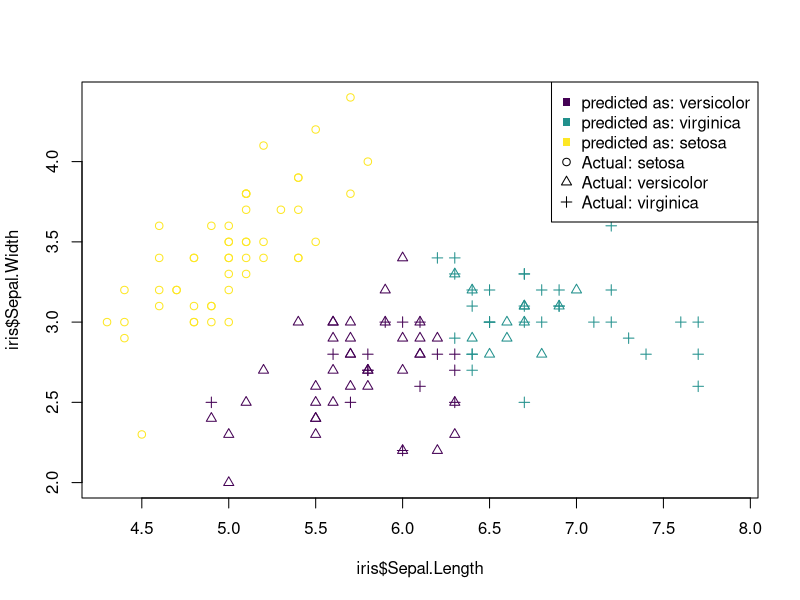
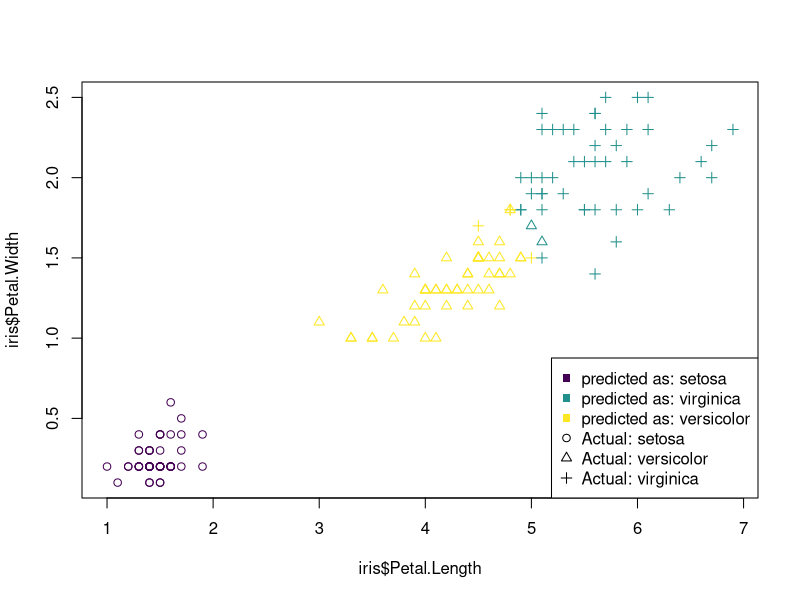

Source code (R) for these figures, in order:
## 1
data(iris)
set.seed(1)
Ex1_MDL <- kmeans(iris[,c("Sepal.Length","Sepal.Width")],3)

## 2
table(Ex1_MDL$cluster)

## 3
library(viridis)
table(c("versicolor","virginica","setosa")[Ex1_MDL$cluster],iris$Species)
plot(iris$Sepal.Length,iris$Sepal.Width,col=viridis(3)[Ex1_MDL$cluster],pch=as.numeric(iris$Species))
legend("topright",c("predicted as: versicolor","predicted as: virginica","predicted as: setosa","Actual: setosa","Actual: versicolor","Actual: virginica"),pch=c(15,15,15,1,2,3),col=c(viridis(3),"Black","Black","Black"))

## 4
Ex4_MDL <- kmeans(iris[,c("Petal.Length","Petal.Width")],3)
table(c("setosa","virginica","versicolor")[Ex4_MDL$cluster],iris$Species)
plot(iris$Petal.Length,iris$Petal.Width,col=viridis(3)[Ex4_MDL$cluster],pch=as.numeric(iris$Species))
legend("bottomright",c("predicted as: setosa","predicted as: virginica","predicted as: versicolor","Actual: setosa","Actual: versicolor","Actual: virginica"),pch=c(15,15,15,1,2,3),col=c(viridis(3),"Black","Black","Black"))

## 5
Ex5_data <- iris
Ex5_data$Petal.Width <- Ex5_data$Petal.Width * 2
Ex5_data$Petal.Length <- Ex5_data$Petal.Length * 2

Ex5_MDL <- kmeans(Ex5_data[,c("Petal.Length","Petal.Width")],3)
table(c("setosa","virginica","versicolor")[Ex5_MDL$cluster],iris$Species)

## 6
Ex6_data <- scale(Ex5_data[,-5])

Ex6_MDL <- kmeans(Ex6_data[,c("Petal.Length","Petal.Width")],3)
table(c("setosa","virginica","versicolor")[Ex6_MDL$cluster],iris$Species)

## 7
## dataset for further questions require registration with 3rd party website.